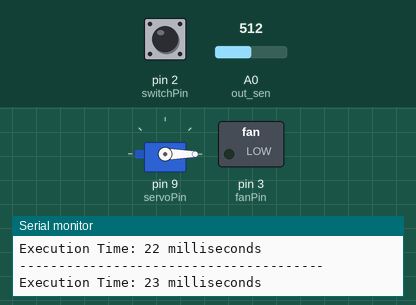
Simulated run of this program. Board: Arduino Mega 2560, built with avr-gcc and run on an emulated ATmega2560. On the bench: servo, switched loads named in the program (green lamp = pin HIGH), the last lines printed to the serial monitor. The inputs (shaded band) are chosen by the test bench; at power-on: pin 2 (switchPin) HIGH, A0 (out_sen) = 512.

Above: at 0.93 s.
1.7 s: pin 2 (switchPin) pulled LOW for 1.1 s
At 2.12 s:
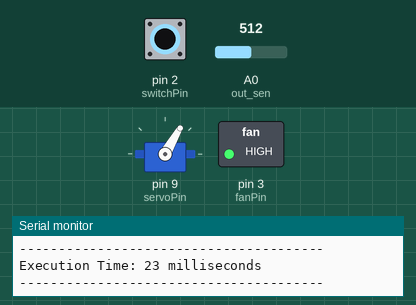
5.2 s: pin 2 (switchPin) pulled LOW for 1.1 s
At 5.54 s:
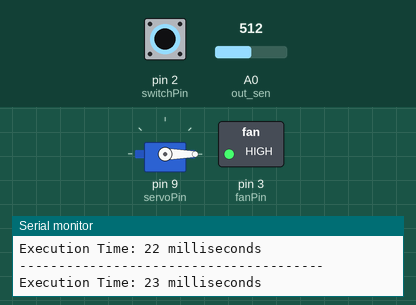
10.1 s: pin 2 (switchPin) pulled LOW for 1.1 s
15.0 s: A0 (out_sen) set to 122
At 15.35 s:
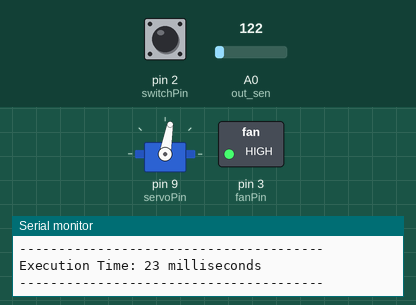
17.2 s: A0 (out_sen) set to 133
18.7 s: A0 (out_sen) set to 144
At 19.31 s:
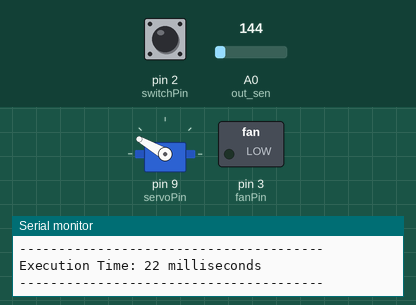
Timing chart, 0 to 23.2 s (numbered marks = the images above; inputs shaded):
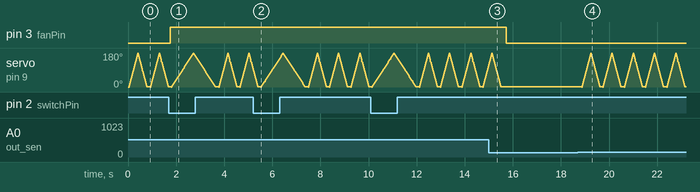

Measured:
- the behaviour switches between 143 and 144 on A0 (out_sen) (found by bisection; images 3 and 4)
- after the input at 15.0 s, pin 3 (fanPin): HIGH → LOW after 0.73 s; servo on pin 9 (servoPin): goes on until 15.5 s, then stays 1°

The program:

main.cpp
```cpp
#include <Arduino.h>
#include <Servo.h>

// Define fixed-point types manually
typedef int16_t fix16; // 16-bit signed integer for fixed-point
const int SCALE = 16;  // 2^4 for 4 fractional bits

// Conversion functions for fixed-point
fix16 floatToFix16(float x) {
    return static_cast<fix16>(x * SCALE);
}

float fix16ToFloat(fix16 x) {
    return static_cast<float>(x) / SCALE;
}

// Data type definitions for fixed-point and other basic types
typedef signed char int8_T;
typedef unsigned char uint8_T;
typedef short int16_T;
typedef unsigned short uint16_T;
typedef int int32_T;
typedef unsigned int uint32_T;
typedef long long int64_T;
typedef unsigned long long uint64_T;
typedef fix16 real_T;  // Change the real_T type to fix16
typedef unsigned char boolean_T;
typedef int int_T;
typedef unsigned int uint_T;
typedef unsigned long ulong_T;
typedef unsigned long long ulonglong_T;
typedef char char_T;
typedef unsigned char uchar_T;
typedef char_T byte_T;

uint16_T d = 30;

// Named constants
const uint8_T fun_IN_LeftHigh = 1U;
const uint8_T fun_IN_LeftLow = 2U;
const uint8_T fun_IN_NO_ACTIVE_CHILD = 0U;
const uint8_T fun_IN_Off = 1U;
const uint8_T fun_IN_On = 2U;
const uint8_T fun_IN_RighHigh = 3U;
const uint8_T fun_IN_RightLow = 4U;

// Model data structures
struct DW_fun_T {
    fix16 counter;
    uint8_T is_active_c3_fun;
    uint8_T is_c3_fun;
    uint8_T is_On;
};

struct ExtU_fun_T {
    fix16 SS;
    fix16 temp;
};

struct ExtY_fun_T {
    fix16 V1;
    fix16 V2;
};

struct tag_RTM_fun_T {
    const char_T * volatile errorStatus;
    DW_fun_T *dwork;
};

// Function prototypes
void fun_step(tag_RTM_fun_T *const fun_M, ExtU_fun_T *fun_U, ExtY_fun_T *fun_Y);
void fun_initialize(tag_RTM_fun_T *const fun_M);
void fun_terminate(tag_RTM_fun_T *const fun_M);
void myDelay(uint16_T temp);

// Global model and state variables
tag_RTM_fun_T fun_M;
ExtU_fun_T fun_U;
ExtY_fun_T fun_Y;

// Step function for the model
void fun_step(tag_RTM_fun_T *const fun_M, ExtU_fun_T *fun_U, ExtY_fun_T *fun_Y) {
    DW_fun_T *fun_DW = fun_M->dwork;
    myDelay(fix16ToFloat(fun_U->temp));

    // Chart logic
    if (fun_DW->is_active_c3_fun == 0U) {
        fun_DW->is_active_c3_fun = 1U;
        fun_DW->is_c3_fun = fun_IN_Off;

        // Initialize outputs
        fun_Y->V1 = floatToFix16(0);
        fun_Y->V2 = floatToFix16(0);
        fun_DW->counter = floatToFix16(0);
    } else if (fun_DW->is_c3_fun == fun_IN_Off) {
        fun_Y->V2 = floatToFix16(0);
        if (fun_U->temp > floatToFix16(20.0)) {
            fun_DW->is_c3_fun = fun_IN_On;
            fun_DW->is_On = fun_IN_RightLow;

            // Outport: '<Root>/V1'
            fun_Y->V1 = fun_U->temp - floatToFix16(20.0);

            // Outport: '<Root>/V2'
            fun_Y->V2 = floatToFix16(10.0);
        }
    } else if (fun_U->temp <= floatToFix16(20.0)) {
        fun_DW->is_On = fun_IN_NO_ACTIVE_CHILD;
        fun_DW->is_c3_fun = fun_IN_Off;

        // Outport: '<Root>/V1'
        fun_Y->V1 = floatToFix16(0);

        // Outport: '<Root>/V2'
        fun_Y->V2 = floatToFix16(0);
        fun_DW->counter = floatToFix16(0);  // Reset counter
    } else {
        switch (fun_DW->is_On) {
            case fun_IN_LeftHigh:
                if (fun_DW->counter >= floatToFix16(5.0)) {
                    fun_DW->counter = floatToFix16(0);
                    fun_DW->is_On = fun_IN_RighHigh;

                    // Outport: '<Root>/V1'
                    fun_Y->V1 = fun_U->temp - floatToFix16(20.0);

                    // Outport: '<Root>/V2'
                    fun_Y->V2 = floatToFix16(20.0);
                } else if (fun_U->SS == floatToFix16(0.0)) {
                    fun_DW->is_On = fun_IN_LeftLow;

                    // Outport: '<Root>/V1'
                    fun_Y->V1 = fun_U->temp - floatToFix16(20.0);

                    // Outport: '<Root>/V2'
                    fun_Y->V2 = floatToFix16(-10.0);
                } else {
                    fun_DW->counter++;
                    fun_DW->is_On = fun_IN_LeftHigh;

                    // Outport: '<Root>/V1'
                    fun_Y->V1 = fun_U->temp - floatToFix16(20.0);

                    // Outport: '<Root>/V2'
                    fun_Y->V2 = floatToFix16(-20.0);
                }
                break;

            case fun_IN_LeftLow:
                if (fun_U->SS == floatToFix16(1.0)) {
                    fun_DW->is_On = fun_IN_LeftHigh;

                    // Outport: '<Root>/V1'
                    fun_Y->V1 = fun_U->temp - floatToFix16(20.0);

                    // Outport: '<Root>/V2'
                    fun_Y->V2 = floatToFix16(-20.0);
                } else if (fun_DW->counter >= floatToFix16(10.0)) {
                    fun_DW->counter = floatToFix16(0);
                    fun_DW->is_On = fun_IN_RightLow;

                    // Outport: '<Root>/V1'
                    fun_Y->V1 = fun_U->temp - floatToFix16(20.0);

                    // Outport: '<Root>/V2'
                    fun_Y->V2 = floatToFix16(10.0);
                } else {
                    fun_DW->counter++;
                    fun_DW->is_On = fun_IN_LeftLow;

                    // Outport: '<Root>/V1'
                    fun_Y->V1 = fun_U->temp - floatToFix16(20.0);

                    // Outport: '<Root>/V2'
                    fun_Y->V2 = floatToFix16(-10.0);
                }
                break;
        }
    }

    delay(d);
}

// Initialize the model state
void fun_initialize(tag_RTM_fun_T *const fun_M) {
    DW_fun_T *fun_DW = fun_M->dwork;
    fun_DW->is_active_c3_fun = 0U;
    fun_DW->is_c3_fun = fun_IN_NO_ACTIVE_CHILD;
}

// Terminate function
void fun_terminate(tag_RTM_fun_T *const fun_M) {
    // UNUSED_PARAMETER(fun_M);
}

void myDelay(uint16_T temp) {
    if(temp <= 21){
        d = 23;
    } else if(  temp <= 23){
        d = 16;
    } else if(temp <=24){
        d = 13;
    } else if( temp <= 25){
        d = 7;
    } else if( temp <= 26){
        d = 3;
    } else d = 23;
}

const int servoPin = 9;
Servo fanServo;
const int out_sen= A0 ;
const int switchPin = 2;
const int fanPin = 3;
int stepMy = 10;

void setup(){
  Serial.begin(9600);

  pinMode(out_sen, INPUT);
  pinMode(switchPin, INPUT_PULLUP);
  pinMode(fanPin, OUTPUT);
  pinMode(switchPin, INPUT_PULLUP);
  fanServo.attach(servoPin);
  fanServo.write(0);
  fun_initialize(&fun_M);
}

void loop(){
  float x = analogRead(out_sen); //read sensor pin
  int switchState = digitalRead(switchPin);
  float voltage = (x * 5.0)/ 1024.0;
  int tem = (voltage - 0.5) * 100.0; //convert voltage data to temperature

//   Serial.print("Temperature: ");
//   Serial.print(tem);
//   Serial.println(" °C ");

  fun_U.SS = switchState;
  fun_U.temp = floatToFix16(tem);

  if (switchState == LOW) {
    stepMy = 5;
  } else {
    stepMy = 2;
  }
  analogWrite(fanPin, fun_Y.V1);


  unsigned long start = millis();   // start time
  fun_step(&fun_M, &fun_U, &fun_Y);
  unsigned long end = millis();     // finish time

  Serial.print("Execution Time: ");
  Serial.print(end - start);
  Serial.println(" milliseconds");
  Serial.println("---------------------------------------");
  Serial.println();

//   Serial.print("V1: ");
//   Serial.println(fix16ToFloat(fun_Y.V1));
//   Serial.print("V2: ");
//   Serial.println(fix16ToFloat(fun_Y.V2));

  if(tem >= 20) {
    for(int i = 0; i < 180; i++) {
      fanServo.write(i);
      delay(stepMy);
    }

    for(int i = 180; i > 0; i--) {
      fanServo.write(i);
      delay(stepMy);
    }
  }

  delay(100);
}
```
